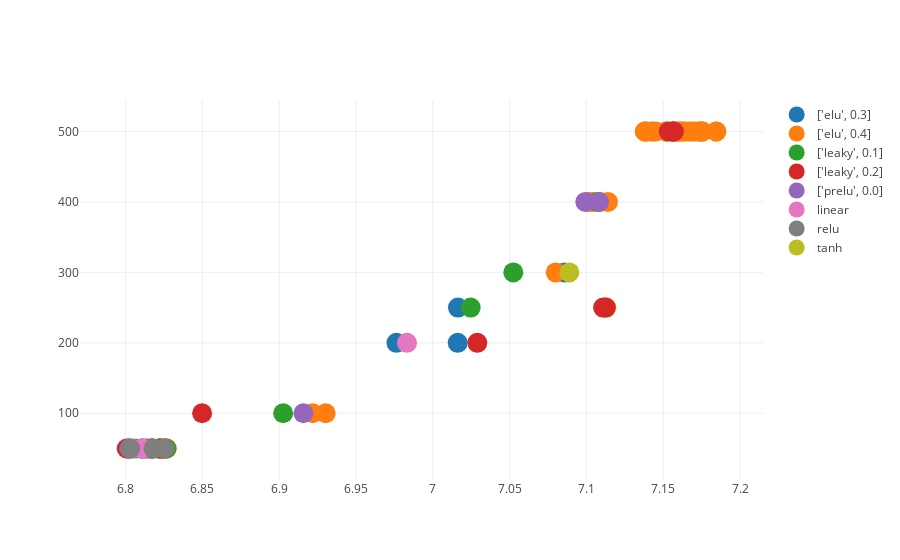

Notebook code for this chart:
### Code cell
results.results_dataframe_graph(facet='activation',att=['filters','strides','kernel_size','drop','full','fulldrop', 'activation_full','lag'], count=True, threshold=6.8)
